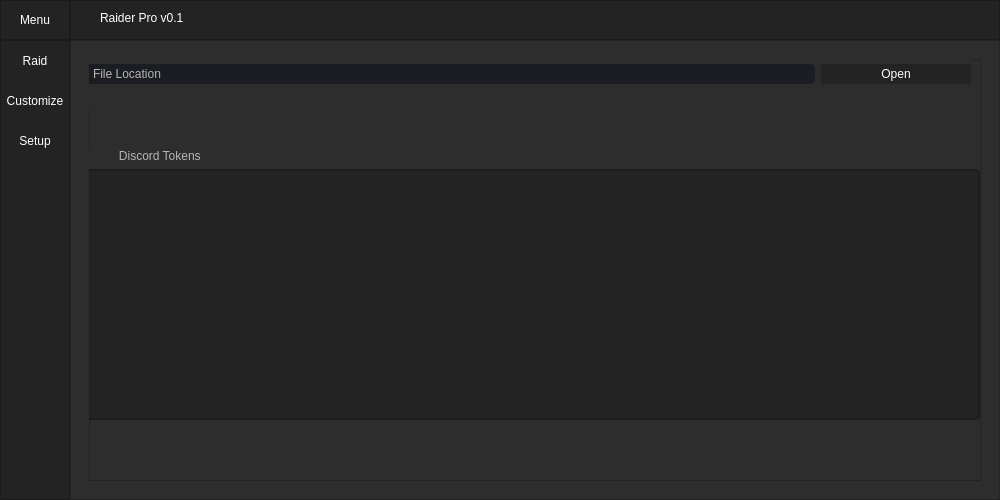
<?xml version="1.0" encoding="UTF-8"?>
<ui version="4.0">
 <class>MainWindow</class>
 <widget class="QMainWindow" name="MainWindow">
  <property name="geometry">
   <rect>
    <x>0</x>
    <y>0</y>
    <width>1000</width>
    <height>500</height>
   </rect>
  </property>
  <property name="minimumSize">
   <size>
    <width>1000</width>
    <height>500</height>
   </size>
  </property>
  <property name="windowTitle">
   <string>Discord Raider Pro</string>
  </property>
  <property name="styleSheet">
   <string notr="true">background-color: rgb(45, 45, 45);</string>
  </property>
  <widget class="QWidget" name="centralwidget">
   <layout class="QVBoxLayout" name="verticalLayout">
    <property name="spacing">
     <number>0</number>
    </property>
    <property name="leftMargin">
     <number>0</number>
    </property>
    <property name="topMargin">
     <number>0</number>
    </property>
    <property name="rightMargin">
     <number>0</number>
    </property>
    <property name="bottomMargin">
     <number>0</number>
    </property>
    <item>
     <widget class="QFrame" name="Top_Bar">
      <property name="maximumSize">
       <size>
        <width>16777215</width>
        <height>40</height>
       </size>
      </property>
      <property name="styleSheet">
       <string notr="true">background-color: rgb(35, 35, 35);</string>
      </property>
      <property name="frameShape">
       <enum>QFrame::NoFrame</enum>
      </property>
      <property name="frameShadow">
       <enum>QFrame::Raised</enum>
      </property>
      <layout class="QHBoxLayout" name="horizontalLayout">
       <property name="spacing">
        <number>0</number>
       </property>
       <property name="leftMargin">
        <number>0</number>
       </property>
       <property name="topMargin">
        <number>0</number>
       </property>
       <property name="rightMargin">
        <number>0</number>
       </property>
       <property name="bottomMargin">
        <number>0</number>
       </property>
       <item>
        <widget class="QFrame" name="frame_toggle">
         <property name="maximumSize">
          <size>
           <width>70</width>
           <height>40</height>
          </size>
         </property>
         <property name="styleSheet">
          <string notr="true">background-color:  rgb(35, 35, 35);</string>
         </property>
         <property name="frameShape">
          <enum>QFrame::StyledPanel</enum>
         </property>
         <property name="frameShadow">
          <enum>QFrame::Raised</enum>
         </property>
         <layout class="QVBoxLayout" name="verticalLayout_2">
          <property name="spacing">
           <number>0</number>
          </property>
          <property name="leftMargin">
           <number>0</number>
          </property>
          <property name="topMargin">
           <number>0</number>
          </property>
          <property name="rightMargin">
           <number>0</number>
          </property>
          <property name="bottomMargin">
           <number>0</number>
          </property>
          <item>
           <widget class="QPushButton" name="Btn_Toggle">
            <property name="sizePolicy">
             <sizepolicy hsizetype="Expanding" vsizetype="Expanding">
              <horstretch>0</horstretch>
              <verstretch>0</verstretch>
             </sizepolicy>
            </property>
            <property name="styleSheet">
             <string notr="true">QPushButton {
	color: rgb(255, 255, 255);
	background-color: rgb(35, 35, 35);
	border: 0px solid;
}
QPushButton:hover {
	background-color: rgb(250, 142, 35);
}</string>
            </property>
            <property name="text">
             <string>Menu</string>
            </property>
           </widget>
          </item>
         </layout>
        </widget>
       </item>
       <item>
        <widget class="QFrame" name="frame_top">
         <property name="frameShape">
          <enum>QFrame::StyledPanel</enum>
         </property>
         <property name="frameShadow">
          <enum>QFrame::Raised</enum>
         </property>
         <widget class="QLabel" name="label_2">
          <property name="geometry">
           <rect>
            <x>30</x>
            <y>10</y>
            <width>151</width>
            <height>16</height>
           </rect>
          </property>
          <property name="styleSheet">
           <string notr="true">color: white;
</string>
          </property>
          <property name="text">
           <string>Raider Pro v0.1</string>
          </property>
         </widget>
        </widget>
       </item>
      </layout>
     </widget>
    </item>
    <item>
     <widget class="QFrame" name="Content">
      <property name="frameShape">
       <enum>QFrame::NoFrame</enum>
      </property>
      <property name="frameShadow">
       <enum>QFrame::Raised</enum>
      </property>
      <layout class="QHBoxLayout" name="horizontalLayout_2">
       <property name="spacing">
        <number>0</number>
       </property>
       <property name="leftMargin">
        <number>0</number>
       </property>
       <property name="topMargin">
        <number>0</number>
       </property>
       <property name="rightMargin">
        <number>0</number>
       </property>
       <property name="bottomMargin">
        <number>0</number>
       </property>
       <item>
        <widget class="QFrame" name="frame_left_menu">
         <property name="minimumSize">
          <size>
           <width>70</width>
           <height>0</height>
          </size>
         </property>
         <property name="maximumSize">
          <size>
           <width>70</width>
           <height>16777215</height>
          </size>
         </property>
         <property name="styleSheet">
          <string notr="true">background-color: rgb(35, 35, 35);</string>
         </property>
         <property name="frameShape">
          <enum>QFrame::StyledPanel</enum>
         </property>
         <property name="frameShadow">
          <enum>QFrame::Raised</enum>
         </property>
         <layout class="QVBoxLayout" name="verticalLayout_3">
          <property name="leftMargin">
           <number>0</number>
          </property>
          <property name="topMargin">
           <number>0</number>
          </property>
          <property name="rightMargin">
           <number>0</number>
          </property>
          <property name="bottomMargin">
           <number>0</number>
          </property>
          <item alignment="Qt::AlignTop">
           <widget class="QFrame" name="frame_top_menus">
            <property name="frameShape">
             <enum>QFrame::NoFrame</enum>
            </property>
            <property name="frameShadow">
             <enum>QFrame::Raised</enum>
            </property>
            <layout class="QVBoxLayout" name="verticalLayout_4">
             <property name="spacing">
              <number>0</number>
             </property>
             <property name="leftMargin">
              <number>0</number>
             </property>
             <property name="topMargin">
              <number>0</number>
             </property>
             <property name="rightMargin">
              <number>0</number>
             </property>
             <property name="bottomMargin">
              <number>0</number>
             </property>
             <item>
              <widget class="QPushButton" name="btn_page_1">
               <property name="minimumSize">
                <size>
                 <width>0</width>
                 <height>40</height>
                </size>
               </property>
               <property name="styleSheet">
                <string notr="true">QPushButton {
	color: rgb(255, 255, 255);
	background-color: rgb(35, 35, 35);
	border: 0px solid;
}
QPushButton:hover {
	background-color: rgb(250, 142, 35);
}</string>
               </property>
               <property name="text">
                <string>Raid</string>
               </property>
              </widget>
             </item>
             <item>
              <widget class="QPushButton" name="btn_page_2">
               <property name="minimumSize">
                <size>
                 <width>0</width>
                 <height>40</height>
                </size>
               </property>
               <property name="styleSheet">
                <string notr="true">QPushButton {
	color: rgb(255, 255, 255);
	background-color: rgb(35, 35, 35);
	border: 0px solid;
}
QPushButton:hover {
	background-color: rgb(250, 142, 35);
}</string>
               </property>
               <property name="text">
                <string>Customize</string>
               </property>
              </widget>
             </item>
             <item>
              <widget class="QPushButton" name="btn_page_3">
               <property name="minimumSize">
                <size>
                 <width>0</width>
                 <height>40</height>
                </size>
               </property>
               <property name="styleSheet">
                <string notr="true">QPushButton {
	color: rgb(255, 255, 255);
	background-color: rgb(35, 35, 35);
	border: 0px solid;
}
QPushButton:hover {
	background-color: rgb(250, 142, 35);
}</string>
               </property>
               <property name="text">
                <string>Setup</string>
               </property>
              </widget>
             </item>
            </layout>
           </widget>
          </item>
         </layout>
        </widget>
       </item>
       <item>
        <widget class="QFrame" name="frame_pages">
         <property name="frameShape">
          <enum>QFrame::StyledPanel</enum>
         </property>
         <property name="frameShadow">
          <enum>QFrame::Raised</enum>
         </property>
         <layout class="QVBoxLayout" name="verticalLayout_5">
          <item>
           <widget class="QStackedWidget" name="stackedWidget">
            <property name="currentIndex">
             <number>2</number>
            </property>
            <widget class="QWidget" name="page_1">
             <layout class="QVBoxLayout" name="verticalLayout_7">
              <item>
               <widget class="QFrame" name="frame">
                <property name="frameShape">
                 <enum>QFrame::StyledPanel</enum>
                </property>
                <property name="frameShadow">
                 <enum>QFrame::Raised</enum>
                </property>
                <widget class="QFrame" name="frame_3">
                 <property name="geometry">
                  <rect>
                   <x>0</x>
                   <y>-10</y>
                   <width>201</width>
                   <height>111</height>
                  </rect>
                 </property>
                 <property name="styleSheet">
                  <string notr="true">background-color: rgb(35, 35, 35);</string>
                 </property>
                 <property name="frameShape">
                  <enum>QFrame::StyledPanel</enum>
                 </property>
                 <property name="frameShadow">
                  <enum>QFrame::Raised</enum>
                 </property>
                 <widget class="QWidget" name="gridLayoutWidget_3">
                  <property name="geometry">
                   <rect>
                    <x>0</x>
                    <y>0</y>
                    <width>191</width>
                    <height>71</height>
                   </rect>
                  </property>
                  <layout class="QGridLayout" name="gridLayout_5">
                   <item row="1" column="0">
                    <widget class="QLineEdit" name="lineEdit_4">
                     <property name="styleSheet">
                      <string notr="true">QLineEdit {
	background-color: rgb(27, 29, 35);
	border-radius: 5px;
	border: 2px solid rgb(27, 29, 35);
	padding-left: 10px;
	color: rgb(181, 181, 181);
}
QLineEdit:hover {
	border: 2px solid rgb(64, 71, 88);
}
QLineEdit:focus {
	border: 2px solid rgb(91, 101, 124);
}

</string>
                     </property>
                     <property name="text">
                      <string/>
                     </property>
                     <property name="placeholderText">
                      <string>htt[s://discord.gg/example</string>
                     </property>
                    </widget>
                   </item>
                   <item row="2" column="0">
                    <widget class="QPushButton" name="pushButton_4">
                     <property name="styleSheet">
                      <string notr="true">QPushButton {
	color: rgb(255, 255, 255);
	background-color: rgb(35, 35, 35);
	border: 0px solid;
}
QPushButton:hover {
	background-color: rgb(89, 87, 87);
}</string>
                     </property>
                     <property name="text">
                      <string>Join</string>
                     </property>
                    </widget>
                   </item>
                   <item row="0" column="0">
                    <widget class="QLabel" name="label_5">
                     <property name="styleSheet">
                      <string notr="true">color: rgb(181, 181, 181);</string>
                     </property>
                     <property name="text">
                      <string>                       Server Joiner</string>
                     </property>
                    </widget>
                   </item>
                  </layout>
                 </widget>
                </widget>
                <widget class="QFrame" name="frame_4">
                 <property name="geometry">
                  <rect>
                   <x>0</x>
                   <y>120</y>
                   <width>201</width>
                   <height>111</height>
                  </rect>
                 </property>
                 <property name="styleSheet">
                  <string notr="true">background-color: rgb(35, 35, 35);</string>
                 </property>
                 <property name="frameShape">
                  <enum>QFrame::StyledPanel</enum>
                 </property>
                 <property name="frameShadow">
                  <enum>QFrame::Raised</enum>
                 </property>
                 <widget class="QWidget" name="gridLayoutWidget_4">
                  <property name="geometry">
                   <rect>
                    <x>0</x>
                    <y>0</y>
                    <width>191</width>
                    <height>71</height>
                   </rect>
                  </property>
                  <layout class="QGridLayout" name="gridLayout_6">
                   <item row="1" column="0">
                    <widget class="QLineEdit" name="lineEdit_5">
                     <property name="styleSheet">
                      <string notr="true">QLineEdit {
	background-color: rgb(27, 29, 35);
	border-radius: 5px;
	border: 2px solid rgb(27, 29, 35);
	padding-left: 10px;
	color: rgb(181, 181, 181);
}
QLineEdit:hover {
	border: 2px solid rgb(64, 71, 88);
}
QLineEdit:focus {
	border: 2px solid rgb(91, 101, 124);
}

</string>
                     </property>
                     <property name="text">
                      <string/>
                     </property>
                     <property name="readOnly">
                      <bool>false</bool>
                     </property>
                     <property name="placeholderText">
                      <string>guild id</string>
                     </property>
                    </widget>
                   </item>
                   <item row="2" column="0">
                    <widget class="QPushButton" name="pushButton_5">
                     <property name="styleSheet">
                      <string notr="true">QPushButton {
	color: rgb(255, 255, 255);
	background-color: rgb(35, 35, 35);
	border: 0px solid;
}
QPushButton:hover {
	background-color: rgb(89, 87, 87);
}</string>
                     </property>
                     <property name="text">
                      <string>Leave</string>
                     </property>
                    </widget>
                   </item>
                   <item row="0" column="0">
                    <widget class="QLabel" name="label_6">
                     <property name="styleSheet">
                      <string notr="true">color: rgb(181, 181, 181);</string>
                     </property>
                     <property name="text">
                      <string>                     Server Leaver</string>
                     </property>
                    </widget>
                   </item>
                  </layout>
                 </widget>
                </widget>
                <widget class="QFrame" name="frame_5">
                 <property name="geometry">
                  <rect>
                   <x>0</x>
                   <y>260</y>
                   <width>201</width>
                   <height>111</height>
                  </rect>
                 </property>
                 <property name="styleSheet">
                  <string notr="true">background-color: rgb(35, 35, 35);</string>
                 </property>
                 <property name="frameShape">
                  <enum>QFrame::StyledPanel</enum>
                 </property>
                 <property name="frameShadow">
                  <enum>QFrame::Raised</enum>
                 </property>
                 <widget class="QWidget" name="gridLayoutWidget_5">
                  <property name="geometry">
                   <rect>
                    <x>0</x>
                    <y>0</y>
                    <width>191</width>
                    <height>71</height>
                   </rect>
                  </property>
                  <layout class="QGridLayout" name="gridLayout_7">
                   <item row="1" column="0">
                    <widget class="QLineEdit" name="lineEdit_6">
                     <property name="styleSheet">
                      <string notr="true">QLineEdit {
	background-color: rgb(27, 29, 35);
	border-radius: 5px;
	border: 2px solid rgb(27, 29, 35);
	padding-left: 10px;
	color: rgb(181, 181, 181);
}
QLineEdit:hover {
	border: 2px solid rgb(64, 71, 88);
}
QLineEdit:focus {
	border: 2px solid rgb(91, 101, 124);
}

</string>
                     </property>
                     <property name="text">
                      <string/>
                     </property>
                     <property name="placeholderText">
                      <string>channel id</string>
                     </property>
                    </widget>
                   </item>
                   <item row="2" column="0">
                    <widget class="QPushButton" name="pushButton_6">
                     <property name="styleSheet">
                      <string notr="true">QPushButton {
	color: rgb(255, 255, 255);
	background-color: rgb(35, 35, 35);
	border: 0px solid;
}
QPushButton:hover {
	background-color: rgb(89, 87, 87);
}</string>
                     </property>
                     <property name="text">
                      <string>Start</string>
                     </property>
                    </widget>
                   </item>
                   <item row="0" column="0">
                    <widget class="QLabel" name="label_7">
                     <property name="styleSheet">
                      <string notr="true">color: rgb(181, 181, 181);</string>
                     </property>
                     <property name="text">
                      <string>                   Text Spam</string>
                     </property>
                    </widget>
                   </item>
                  </layout>
                 </widget>
                </widget>
                <widget class="QFrame" name="frame_6">
                 <property name="geometry">
                  <rect>
                   <x>230</x>
                   <y>-10</y>
                   <width>201</width>
                   <height>111</height>
                  </rect>
                 </property>
                 <property name="styleSheet">
                  <string notr="true">background-color: rgb(35, 35, 35);</string>
                 </property>
                 <property name="frameShape">
                  <enum>QFrame::StyledPanel</enum>
                 </property>
                 <property name="frameShadow">
                  <enum>QFrame::Raised</enum>
                 </property>
                 <widget class="QWidget" name="gridLayoutWidget_6">
                  <property name="geometry">
                   <rect>
                    <x>0</x>
                    <y>0</y>
                    <width>191</width>
                    <height>71</height>
                   </rect>
                  </property>
                  <layout class="QGridLayout" name="gridLayout_8">
                   <item row="1" column="0">
                    <widget class="QLineEdit" name="lineEdit_7">
                     <property name="styleSheet">
                      <string notr="true">QLineEdit {
	background-color: rgb(27, 29, 35);
	border-radius: 5px;
	border: 2px solid rgb(27, 29, 35);
	padding-left: 10px;
	color: rgb(181, 181, 181);
}
QLineEdit:hover {
	border: 2px solid rgb(64, 71, 88);
}
QLineEdit:focus {
	border: 2px solid rgb(91, 101, 124);
}

</string>
                     </property>
                     <property name="text">
                      <string/>
                     </property>
                     <property name="placeholderText">
                      <string>voice channel id</string>
                     </property>
                    </widget>
                   </item>
                   <item row="2" column="0">
                    <widget class="QPushButton" name="pushButton_7">
                     <property name="styleSheet">
                      <string notr="true">QPushButton {
	color: rgb(255, 255, 255);
	background-color: rgb(35, 35, 35);
	border: 0px solid;
}
QPushButton:hover {
	background-color: rgb(89, 87, 87);
}</string>
                     </property>
                     <property name="text">
                      <string>Start</string>
                     </property>
                    </widget>
                   </item>
                   <item row="0" column="0">
                    <widget class="QLabel" name="label_8">
                     <property name="styleSheet">
                      <string notr="true">color: rgb(181, 181, 181);</string>
                     </property>
                     <property name="text">
                      <string>        Voice Channel Joiner</string>
                     </property>
                    </widget>
                   </item>
                  </layout>
                 </widget>
                </widget>
                <widget class="QFrame" name="frame_7">
                 <property name="geometry">
                  <rect>
                   <x>230</x>
                   <y>120</y>
                   <width>201</width>
                   <height>111</height>
                  </rect>
                 </property>
                 <property name="styleSheet">
                  <string notr="true">background-color: rgb(35, 35, 35);</string>
                 </property>
                 <property name="frameShape">
                  <enum>QFrame::StyledPanel</enum>
                 </property>
                 <property name="frameShadow">
                  <enum>QFrame::Raised</enum>
                 </property>
                 <widget class="QWidget" name="gridLayoutWidget_7">
                  <property name="geometry">
                   <rect>
                    <x>0</x>
                    <y>0</y>
                    <width>191</width>
                    <height>71</height>
                   </rect>
                  </property>
                  <layout class="QGridLayout" name="gridLayout_9">
                   <item row="1" column="0">
                    <widget class="QLineEdit" name="lineEdit_8">
                     <property name="styleSheet">
                      <string notr="true">QLineEdit {
	background-color: rgb(27, 29, 35);
	border-radius: 5px;
	border: 2px solid rgb(27, 29, 35);
	padding-left: 10px;
	color: rgb(181, 181, 181);
}
QLineEdit:hover {
	border: 2px solid rgb(64, 71, 88);
}
QLineEdit:focus {
	border: 2px solid rgb(91, 101, 124);
}

</string>
                     </property>
                     <property name="text">
                      <string/>
                     </property>
                     <property name="placeholderText">
                      <string>voice channel id</string>
                     </property>
                    </widget>
                   </item>
                   <item row="2" column="0">
                    <widget class="QPushButton" name="pushButton_8">
                     <property name="styleSheet">
                      <string notr="true">QPushButton {
	color: rgb(255, 255, 255);
	background-color: rgb(35, 35, 35);
	border: 0px solid;
}
QPushButton:hover {
	background-color: rgb(89, 87, 87);
}</string>
                     </property>
                     <property name="text">
                      <string>Start</string>
                     </property>
                    </widget>
                   </item>
                   <item row="0" column="0">
                    <widget class="QLabel" name="label_9">
                     <property name="styleSheet">
                      <string notr="true">color: rgb(181, 181, 181);</string>
                     </property>
                     <property name="text">
                      <string>        Voice Channel Leaver</string>
                     </property>
                    </widget>
                   </item>
                  </layout>
                 </widget>
                </widget>
                <widget class="QFrame" name="frame_8">
                 <property name="geometry">
                  <rect>
                   <x>230</x>
                   <y>260</y>
                   <width>201</width>
                   <height>111</height>
                  </rect>
                 </property>
                 <property name="styleSheet">
                  <string notr="true">background-color: rgb(35, 35, 35);</string>
                 </property>
                 <property name="frameShape">
                  <enum>QFrame::StyledPanel</enum>
                 </property>
                 <property name="frameShadow">
                  <enum>QFrame::Raised</enum>
                 </property>
                 <widget class="QWidget" name="gridLayoutWidget_12">
                  <property name="geometry">
                   <rect>
                    <x>0</x>
                    <y>0</y>
                    <width>191</width>
                    <height>71</height>
                   </rect>
                  </property>
                  <layout class="QGridLayout" name="gridLayout_14">
                   <item row="1" column="0">
                    <widget class="QLineEdit" name="lineEdit_13">
                     <property name="styleSheet">
                      <string notr="true">QLineEdit {
	background-color: rgb(27, 29, 35);
	border-radius: 5px;
	border: 2px solid rgb(27, 29, 35);
	padding-left: 10px;
	color: rgb(181, 181, 181);
}
QLineEdit:hover {
	border: 2px solid rgb(64, 71, 88);
}
QLineEdit:focus {
	border: 2px solid rgb(91, 101, 124);
}

</string>
                     </property>
                     <property name="text">
                      <string/>
                     </property>
                     <property name="placeholderText">
                      <string>voice channel id</string>
                     </property>
                    </widget>
                   </item>
                   <item row="2" column="0">
                    <widget class="QPushButton" name="pushButton_13">
                     <property name="styleSheet">
                      <string notr="true">QPushButton {
	color: rgb(255, 255, 255);
	background-color: rgb(35, 35, 35);
	border: 0px solid;
}
QPushButton:hover {
	background-color: rgb(89, 87, 87);
}</string>
                     </property>
                     <property name="text">
                      <string>Start</string>
                     </property>
                    </widget>
                   </item>
                   <item row="0" column="0">
                    <widget class="QLabel" name="label_14">
                     <property name="styleSheet">
                      <string notr="true">color: rgb(181, 181, 181);</string>
                     </property>
                     <property name="text">
                      <string>        Voice Channel Music</string>
                     </property>
                    </widget>
                   </item>
                  </layout>
                 </widget>
                </widget>
                <widget class="QFrame" name="frame_9">
                 <property name="geometry">
                  <rect>
                   <x>460</x>
                   <y>-10</y>
                   <width>201</width>
                   <height>111</height>
                  </rect>
                 </property>
                 <property name="styleSheet">
                  <string notr="true">background-color: rgb(35, 35, 35);</string>
                 </property>
                 <property name="frameShape">
                  <enum>QFrame::StyledPanel</enum>
                 </property>
                 <property name="frameShadow">
                  <enum>QFrame::Raised</enum>
                 </property>
                 <widget class="QWidget" name="gridLayoutWidget_15">
                  <property name="geometry">
                   <rect>
                    <x>0</x>
                    <y>0</y>
                    <width>191</width>
                    <height>71</height>
                   </rect>
                  </property>
                  <layout class="QGridLayout" name="gridLayout_17">
                   <item row="1" column="0">
                    <widget class="QLineEdit" name="lineEdit_16">
                     <property name="styleSheet">
                      <string notr="true">QLineEdit {
	background-color: rgb(27, 29, 35);
	border-radius: 5px;
	border: 2px solid rgb(27, 29, 35);
	padding-left: 10px;
	color: rgb(181, 181, 181);
}
QLineEdit:hover {
	border: 2px solid rgb(64, 71, 88);
}
QLineEdit:focus {
	border: 2px solid rgb(91, 101, 124);
}

</string>
                     </property>
                     <property name="text">
                      <string/>
                     </property>
                     <property name="placeholderText">
                      <string>channel id</string>
                     </property>
                    </widget>
                   </item>
                   <item row="2" column="0">
                    <widget class="QPushButton" name="pushButton_16">
                     <property name="styleSheet">
                      <string notr="true">QPushButton {
	color: rgb(255, 255, 255);
	background-color: rgb(35, 35, 35);
	border: 0px solid;
}
QPushButton:hover {
	background-color: rgb(89, 87, 87);
}</string>
                     </property>
                     <property name="text">
                      <string>Start</string>
                     </property>
                    </widget>
                   </item>
                   <item row="0" column="0">
                    <widget class="QLabel" name="label_17">
                     <property name="styleSheet">
                      <string notr="true">color: rgb(181, 181, 181);</string>
                     </property>
                     <property name="text">
                      <string>              Reaction Adder</string>
                     </property>
                    </widget>
                   </item>
                  </layout>
                 </widget>
                </widget>
                <widget class="QFrame" name="frame_10">
                 <property name="geometry">
                  <rect>
                   <x>460</x>
                   <y>120</y>
                   <width>201</width>
                   <height>111</height>
                  </rect>
                 </property>
                 <property name="styleSheet">
                  <string notr="true">background-color: rgb(35, 35, 35);</string>
                 </property>
                 <property name="frameShape">
                  <enum>QFrame::StyledPanel</enum>
                 </property>
                 <property name="frameShadow">
                  <enum>QFrame::Raised</enum>
                 </property>
                 <widget class="QWidget" name="gridLayoutWidget_16">
                  <property name="geometry">
                   <rect>
                    <x>0</x>
                    <y>0</y>
                    <width>191</width>
                    <height>71</height>
                   </rect>
                  </property>
                  <layout class="QGridLayout" name="gridLayout_18">
                   <item row="1" column="0">
                    <widget class="QLineEdit" name="lineEdit_17">
                     <property name="styleSheet">
                      <string notr="true">QLineEdit {
	background-color: rgb(27, 29, 35);
	border-radius: 5px;
	border: 2px solid rgb(27, 29, 35);
	padding-left: 10px;
	color: rgb(181, 181, 181);
}
QLineEdit:hover {
	border: 2px solid rgb(64, 71, 88);
}
QLineEdit:focus {
	border: 2px solid rgb(91, 101, 124);
}

</string>
                     </property>
                     <property name="text">
                      <string/>
                     </property>
                     <property name="placeholderText">
                      <string>channel id</string>
                     </property>
                    </widget>
                   </item>
                   <item row="2" column="0">
                    <widget class="QPushButton" name="pushButton_17">
                     <property name="styleSheet">
                      <string notr="true">QPushButton {
	color: rgb(255, 255, 255);
	background-color: rgb(35, 35, 35);
	border: 0px solid;
}
QPushButton:hover {
	background-color: rgb(89, 87, 87);
}</string>
                     </property>
                     <property name="text">
                      <string>Start</string>
                     </property>
                    </widget>
                   </item>
                   <item row="0" column="0">
                    <widget class="QLabel" name="label_18">
                     <property name="styleSheet">
                      <string notr="true">color: rgb(181, 181, 181);</string>
                     </property>
                     <property name="text">
                      <string>             Embed Spammer</string>
                     </property>
                    </widget>
                   </item>
                  </layout>
                 </widget>
                </widget>
                <widget class="QFrame" name="frame_11">
                 <property name="geometry">
                  <rect>
                   <x>460</x>
                   <y>260</y>
                   <width>201</width>
                   <height>111</height>
                  </rect>
                 </property>
                 <property name="styleSheet">
                  <string notr="true">background-color: rgb(35, 35, 35);</string>
                 </property>
                 <property name="frameShape">
                  <enum>QFrame::StyledPanel</enum>
                 </property>
                 <property name="frameShadow">
                  <enum>QFrame::Raised</enum>
                 </property>
                 <widget class="QWidget" name="gridLayoutWidget_18">
                  <property name="geometry">
                   <rect>
                    <x>0</x>
                    <y>0</y>
                    <width>191</width>
                    <height>71</height>
                   </rect>
                  </property>
                  <layout class="QGridLayout" name="gridLayout_20">
                   <item row="1" column="0">
                    <widget class="QLineEdit" name="lineEdit_19">
                     <property name="styleSheet">
                      <string notr="true">QLineEdit {
	background-color: rgb(27, 29, 35);
	border-radius: 5px;
	border: 2px solid rgb(27, 29, 35);
	padding-left: 10px;
	color: rgb(181, 181, 181);
}
QLineEdit:hover {
	border: 2px solid rgb(64, 71, 88);
}
QLineEdit:focus {
	border: 2px solid rgb(91, 101, 124);
}

</string>
                     </property>
                     <property name="text">
                      <string/>
                     </property>
                     <property name="placeholderText">
                      <string>channel id</string>
                     </property>
                    </widget>
                   </item>
                   <item row="2" column="0">
                    <widget class="QPushButton" name="pushButton_19">
                     <property name="styleSheet">
                      <string notr="true">QPushButton {
	color: rgb(255, 255, 255);
	background-color: rgb(35, 35, 35);
	border: 0px solid;
}
QPushButton:hover {
	background-color: rgb(89, 87, 87);
}</string>
                     </property>
                     <property name="text">
                      <string>Start</string>
                     </property>
                    </widget>
                   </item>
                   <item row="0" column="0">
                    <widget class="QLabel" name="label_20">
                     <property name="styleSheet">
                      <string notr="true">color: rgb(181, 181, 181);</string>
                     </property>
                     <property name="text">
                      <string>                      Fake Typing</string>
                     </property>
                    </widget>
                   </item>
                  </layout>
                 </widget>
                </widget>
               </widget>
              </item>
             </layout>
            </widget>
            <widget class="QWidget" name="page_2">
             <layout class="QVBoxLayout" name="verticalLayout_6">
              <item>
               <widget class="QFrame" name="frame_12">
                <property name="frameShape">
                 <enum>QFrame::StyledPanel</enum>
                </property>
                <property name="frameShadow">
                 <enum>QFrame::Raised</enum>
                </property>
                <widget class="QFrame" name="frame_13">
                 <property name="geometry">
                  <rect>
                   <x>0</x>
                   <y>0</y>
                   <width>201</width>
                   <height>111</height>
                  </rect>
                 </property>
                 <property name="styleSheet">
                  <string notr="true">background-color: rgb(35, 35, 35);</string>
                 </property>
                 <property name="frameShape">
                  <enum>QFrame::StyledPanel</enum>
                 </property>
                 <property name="frameShadow">
                  <enum>QFrame::Raised</enum>
                 </property>
                 <widget class="QWidget" name="gridLayoutWidget_19">
                  <property name="geometry">
                   <rect>
                    <x>0</x>
                    <y>0</y>
                    <width>191</width>
                    <height>71</height>
                   </rect>
                  </property>
                  <layout class="QGridLayout" name="gridLayout_21">
                   <item row="1" column="0">
                    <widget class="QPushButton" name="pushButton_20">
                     <property name="styleSheet">
                      <string notr="true">QPushButton {
	color: rgb(255, 255, 255);
	background-color: rgb(35, 35, 35);
	border: 0px solid;
}
QPushButton:hover {
	background-color: rgb(89, 87, 87);
}</string>
                     </property>
                     <property name="text">
                      <string>Start</string>
                     </property>
                    </widget>
                   </item>
                   <item row="0" column="0">
                    <widget class="QLabel" name="label_21">
                     <property name="styleSheet">
                      <string notr="true">color: rgb(181, 181, 181);</string>
                     </property>
                     <property name="text">
                      <string>                    Status Changer</string>
                     </property>
                    </widget>
                   </item>
                  </layout>
                 </widget>
                </widget>
               </widget>
              </item>
             </layout>
            </widget>
            <widget class="QWidget" name="page_3">
             <layout class="QVBoxLayout" name="verticalLayout_8">
              <item>
               <widget class="QFrame" name="frame_2">
                <property name="frameShape">
                 <enum>QFrame::StyledPanel</enum>
                </property>
                <property name="frameShadow">
                 <enum>QFrame::Raised</enum>
                </property>
                <widget class="QWidget" name="horizontalLayoutWidget">
                 <property name="geometry">
                  <rect>
                   <x>-10</x>
                   <y>-20</y>
                   <width>892</width>
                   <height>71</height>
                  </rect>
                 </property>
                 <layout class="QHBoxLayout" name="horizontalLayout_3">
                  <item>
                   <widget class="QLineEdit" name="lineEdit">
                    <property name="layoutDirection">
                     <enum>Qt::LeftToRight</enum>
                    </property>
                    <property name="styleSheet">
                     <string notr="true">QLineEdit {
	background-color: rgb(27, 29, 35);
	border-radius: 5px;
	border: 2px solid rgb(27, 29, 35);
	padding-left: 10px;
	color: rgb(181, 181, 181);
}
QLineEdit:hover {
	border: 2px solid rgb(64, 71, 88);
}
QLineEdit:focus {
	border: 2px solid rgb(91, 101, 124);
}

</string>
                    </property>
                    <property name="text">
                     <string>File Location</string>
                    </property>
                   </widget>
                  </item>
                  <item>
                   <widget class="QPushButton" name="pushButton">
                    <property name="minimumSize">
                     <size>
                      <width>150</width>
                      <height>20</height>
                     </size>
                    </property>
                    <property name="styleSheet">
                     <string notr="true">QPushButton {
	color: rgb(255, 255, 255);
	background-color: rgb(35, 35, 35);
	border: 0px solid;
}
QPushButton:hover {
	background-color: 	 rgb(250, 142, 35);
}</string>
                    </property>
                    <property name="text">
                     <string>Open</string>
                    </property>
                   </widget>
                  </item>
                 </layout>
                </widget>
                <widget class="QWidget" name="verticalLayoutWidget">
                 <property name="geometry">
                  <rect>
                   <x>-10</x>
                   <y>90</y>
                   <width>901</width>
                   <height>271</height>
                  </rect>
                 </property>
                 <layout class="QVBoxLayout" name="verticalLayout_10">
                  <item>
                   <widget class="QLabel" name="label">
                    <property name="styleSheet">
                     <string notr="true">color: rgb(181, 181, 181);</string>
                    </property>
                    <property name="text">
                     <string>            Discord Tokens</string>
                    </property>
                   </widget>
                  </item>
                  <item>
                   <widget class="QTextEdit" name="textEdit">
                    <property name="styleSheet">
                     <string notr="true">
	background-color: rgb(35, 35, 35);
	border-radius: 5px;
	border: 2px solid rgb(27, 29, 35);
	padding-left: 10px;
	color: rgb(181, 181, 181);



</string>
                    </property>
                    <property name="readOnly">
                     <bool>true</bool>
                    </property>
                   </widget>
                  </item>
                 </layout>
                </widget>
               </widget>
              </item>
             </layout>
            </widget>
           </widget>
          </item>
         </layout>
        </widget>
       </item>
      </layout>
     </widget>
    </item>
   </layout>
  </widget>
 </widget>
 <resources/>
 <connections/>
</ui>
